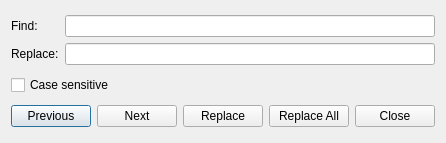
<?xml version="1.0" encoding="UTF-8"?>
<ui version="4.0">
 <class>WizSearchReplaceWidget</class>
 <widget class="QDialog" name="WizSearchReplaceWidget">
  <property name="geometry">
   <rect>
    <x>0</x>
    <y>0</y>
    <width>421</width>
    <height>143</height>
   </rect>
  </property>
  <property name="windowTitle">
   <string>Find &amp; Replace</string>
  </property>
  <layout class="QVBoxLayout" name="verticalLayout">
   <item>
    <layout class="QGridLayout" name="gridLayout">
     <item row="1" column="1">
      <widget class="QLineEdit" name="lineEdit_repalce"/>
     </item>
     <item row="1" column="0">
      <widget class="QLabel" name="label_2">
       <property name="text">
        <string>Replace:</string>
       </property>
      </widget>
     </item>
     <item row="0" column="1">
      <widget class="QLineEdit" name="lineEdit_source"/>
     </item>
     <item row="0" column="0">
      <widget class="QLabel" name="label">
       <property name="text">
        <string>Find:</string>
       </property>
      </widget>
     </item>
    </layout>
   </item>
   <item>
    <widget class="QCheckBox" name="checkBox_casesenitive">
     <property name="text">
      <string>Case sensitive</string>
     </property>
    </widget>
   </item>
   <item>
    <layout class="QHBoxLayout" name="horizontalLayout_3">
     <item>
      <widget class="QPushButton" name="btn_pre">
       <property name="text">
        <string>Previous</string>
       </property>
      </widget>
     </item>
     <item>
      <widget class="QPushButton" name="btn_next">
       <property name="text">
        <string>Next</string>
       </property>
      </widget>
     </item>
     <item>
      <widget class="QPushButton" name="btn_replace">
       <property name="text">
        <string>Replace</string>
       </property>
      </widget>
     </item>
     <item>
      <widget class="QPushButton" name="btn_replaceAll">
       <property name="text">
        <string>Replace All</string>
       </property>
      </widget>
     </item>
     <item>
      <widget class="QPushButton" name="btn_close">
       <property name="text">
        <string>Close</string>
       </property>
      </widget>
     </item>
    </layout>
   </item>
  </layout>
 </widget>
 <tabstops>
  <tabstop>lineEdit_source</tabstop>
  <tabstop>lineEdit_repalce</tabstop>
  <tabstop>checkBox_casesenitive</tabstop>
  <tabstop>btn_pre</tabstop>
  <tabstop>btn_next</tabstop>
  <tabstop>btn_replace</tabstop>
  <tabstop>btn_replaceAll</tabstop>
 </tabstops>
 <resources/>
 <connections/>
</ui>
